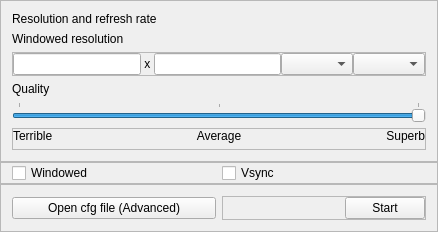
<?xml version="1.0" encoding="UTF-8"?>
<ui version="4.0">
 <class>Launcher</class>
 <widget class="QMainWindow" name="Launcher">
  <property name="geometry">
   <rect>
    <x>0</x>
    <y>0</y>
    <width>438</width>
    <height>226</height>
   </rect>
  </property>
  <property name="sizePolicy">
   <sizepolicy hsizetype="Fixed" vsizetype="Fixed">
    <horstretch>0</horstretch>
    <verstretch>0</verstretch>
   </sizepolicy>
  </property>
  <property name="windowTitle">
   <string>Launcher</string>
  </property>
  <widget class="QWidget" name="centralWidget">
   <layout class="QGridLayout" name="gridLayout">
    <property name="leftMargin">
     <number>0</number>
    </property>
    <property name="topMargin">
     <number>0</number>
    </property>
    <property name="rightMargin">
     <number>0</number>
    </property>
    <property name="bottomMargin">
     <number>0</number>
    </property>
    <property name="spacing">
     <number>0</number>
    </property>
    <item row="2" column="0">
     <widget class="QFrame" name="buttonsFrame">
      <property name="sizePolicy">
       <sizepolicy hsizetype="Expanding" vsizetype="Preferred">
        <horstretch>0</horstretch>
        <verstretch>0</verstretch>
       </sizepolicy>
      </property>
      <property name="frameShape">
       <enum>QFrame::StyledPanel</enum>
      </property>
      <property name="frameShadow">
       <enum>QFrame::Raised</enum>
      </property>
      <layout class="QHBoxLayout" name="horizontalLayout_2">
       <item>
        <widget class="QPushButton" name="editCfgButton">
         <property name="sizePolicy">
          <sizepolicy hsizetype="Expanding" vsizetype="Fixed">
           <horstretch>0</horstretch>
           <verstretch>0</verstretch>
          </sizepolicy>
         </property>
         <property name="text">
          <string>Open cfg file (Advanced)</string>
         </property>
        </widget>
       </item>
       <item>
        <widget class="QFrame" name="startFrame">
         <property name="sizePolicy">
          <sizepolicy hsizetype="Preferred" vsizetype="Preferred">
           <horstretch>0</horstretch>
           <verstretch>0</verstretch>
          </sizepolicy>
         </property>
         <property name="frameShape">
          <enum>QFrame::StyledPanel</enum>
         </property>
         <property name="frameShadow">
          <enum>QFrame::Raised</enum>
         </property>
         <layout class="QHBoxLayout" name="horizontalLayout_3">
          <property name="leftMargin">
           <number>0</number>
          </property>
          <property name="topMargin">
           <number>0</number>
          </property>
          <property name="rightMargin">
           <number>0</number>
          </property>
          <property name="bottomMargin">
           <number>0</number>
          </property>
          <item>
           <spacer name="startSpacer">
            <property name="orientation">
             <enum>Qt::Horizontal</enum>
            </property>
            <property name="sizeHint" stdset="0">
             <size>
              <width>40</width>
              <height>20</height>
             </size>
            </property>
           </spacer>
          </item>
          <item>
           <widget class="QPushButton" name="startButton">
            <property name="sizePolicy">
             <sizepolicy hsizetype="Fixed" vsizetype="Fixed">
              <horstretch>0</horstretch>
              <verstretch>0</verstretch>
             </sizepolicy>
            </property>
            <property name="text">
             <string>Start</string>
            </property>
           </widget>
          </item>
         </layout>
        </widget>
       </item>
      </layout>
     </widget>
    </item>
    <item row="0" column="0">
     <widget class="QFrame" name="configFrame">
      <property name="sizePolicy">
       <sizepolicy hsizetype="Preferred" vsizetype="Preferred">
        <horstretch>0</horstretch>
        <verstretch>0</verstretch>
       </sizepolicy>
      </property>
      <property name="frameShape">
       <enum>QFrame::StyledPanel</enum>
      </property>
      <property name="frameShadow">
       <enum>QFrame::Raised</enum>
      </property>
      <layout class="QVBoxLayout" name="verticalLayout">
       <item>
        <widget class="QLabel" name="resolutionFullscreenLabel">
         <property name="text">
          <string>Resolution and refresh rate</string>
         </property>
        </widget>
       </item>
       <item>
        <widget class="QLabel" name="resolutionWindowedLabel">
         <property name="text">
          <string>Windowed resolution</string>
         </property>
        </widget>
       </item>
       <item>
        <widget class="QFrame" name="videoModeFrame">
         <property name="frameShape">
          <enum>QFrame::StyledPanel</enum>
         </property>
         <property name="frameShadow">
          <enum>QFrame::Raised</enum>
         </property>
         <layout class="QHBoxLayout" name="horizontalLayout_4">
          <property name="spacing">
           <number>0</number>
          </property>
          <property name="leftMargin">
           <number>0</number>
          </property>
          <property name="topMargin">
           <number>0</number>
          </property>
          <property name="rightMargin">
           <number>0</number>
          </property>
          <property name="bottomMargin">
           <number>0</number>
          </property>
          <item>
           <widget class="QLineEdit" name="widthEntry"/>
          </item>
          <item>
           <widget class="QLabel" name="resolutionXLabel">
            <property name="text">
             <string> x </string>
            </property>
           </widget>
          </item>
          <item>
           <widget class="QLineEdit" name="heightEntry"/>
          </item>
          <item>
           <widget class="QComboBox" name="resolutionBox">
            <property name="sizePolicy">
             <sizepolicy hsizetype="Preferred" vsizetype="Fixed">
              <horstretch>0</horstretch>
              <verstretch>0</verstretch>
             </sizepolicy>
            </property>
           </widget>
          </item>
          <item>
           <widget class="QComboBox" name="refreshBox">
            <property name="sizePolicy">
             <sizepolicy hsizetype="Fixed" vsizetype="Fixed">
              <horstretch>0</horstretch>
              <verstretch>0</verstretch>
             </sizepolicy>
            </property>
           </widget>
          </item>
         </layout>
        </widget>
       </item>
       <item>
        <widget class="QLabel" name="qualityLabel">
         <property name="text">
          <string>Quality</string>
         </property>
        </widget>
       </item>
       <item>
        <widget class="QSlider" name="qualitySlider">
         <property name="minimum">
          <number>1</number>
         </property>
         <property name="maximum">
          <number>3</number>
         </property>
         <property name="singleStep">
          <number>1</number>
         </property>
         <property name="pageStep">
          <number>1</number>
         </property>
         <property name="value">
          <number>3</number>
         </property>
         <property name="sliderPosition">
          <number>3</number>
         </property>
         <property name="orientation">
          <enum>Qt::Horizontal</enum>
         </property>
         <property name="invertedAppearance">
          <bool>false</bool>
         </property>
         <property name="tickPosition">
          <enum>QSlider::TicksAbove</enum>
         </property>
         <property name="tickInterval">
          <number>1</number>
         </property>
        </widget>
       </item>
       <item>
        <widget class="QFrame" name="qualityLabelFrame">
         <property name="sizePolicy">
          <sizepolicy hsizetype="Preferred" vsizetype="Expanding">
           <horstretch>0</horstretch>
           <verstretch>0</verstretch>
          </sizepolicy>
         </property>
         <property name="frameShape">
          <enum>QFrame::StyledPanel</enum>
         </property>
         <property name="frameShadow">
          <enum>QFrame::Raised</enum>
         </property>
         <layout class="QHBoxLayout" name="horizontalLayout_5">
          <property name="spacing">
           <number>0</number>
          </property>
          <property name="leftMargin">
           <number>0</number>
          </property>
          <property name="topMargin">
           <number>0</number>
          </property>
          <property name="rightMargin">
           <number>0</number>
          </property>
          <property name="bottomMargin">
           <number>6</number>
          </property>
          <item>
           <widget class="QLabel" name="qualityLow">
            <property name="text">
             <string>Terrible</string>
            </property>
           </widget>
          </item>
          <item>
           <widget class="QLabel" name="qualityHigh">
            <property name="text">
             <string>Average</string>
            </property>
            <property name="alignment">
             <set>Qt::AlignCenter</set>
            </property>
           </widget>
          </item>
          <item>
           <widget class="QLabel" name="qualityMid">
            <property name="text">
             <string>Superb</string>
            </property>
            <property name="alignment">
             <set>Qt::AlignRight|Qt::AlignTrailing|Qt::AlignVCenter</set>
            </property>
           </widget>
          </item>
         </layout>
        </widget>
       </item>
      </layout>
     </widget>
    </item>
    <item row="1" column="0">
     <widget class="QFrame" name="checkBoxFrame">
      <property name="sizePolicy">
       <sizepolicy hsizetype="Preferred" vsizetype="Preferred">
        <horstretch>0</horstretch>
        <verstretch>0</verstretch>
       </sizepolicy>
      </property>
      <property name="frameShape">
       <enum>QFrame::StyledPanel</enum>
      </property>
      <property name="frameShadow">
       <enum>QFrame::Raised</enum>
      </property>
      <layout class="QHBoxLayout" name="horizontalLayout">
       <property name="spacing">
        <number>6</number>
       </property>
       <property name="topMargin">
        <number>0</number>
       </property>
       <property name="bottomMargin">
        <number>0</number>
       </property>
       <item>
        <widget class="QCheckBox" name="windowedBox">
         <property name="text">
          <string>Windowed</string>
         </property>
        </widget>
       </item>
       <item>
        <widget class="QCheckBox" name="vsyncBox">
         <property name="text">
          <string>Vsync</string>
         </property>
        </widget>
       </item>
      </layout>
     </widget>
    </item>
   </layout>
  </widget>
  <action name="actionReset_all">
   <property name="text">
    <string>Reset all</string>
   </property>
  </action>
  <action name="actionOpen_cfg_file">
   <property name="text">
    <string>Open .cfg file</string>
   </property>
  </action>
 </widget>
 <layoutdefault spacing="6" margin="11"/>
 <resources/>
 <connections/>
</ui>
